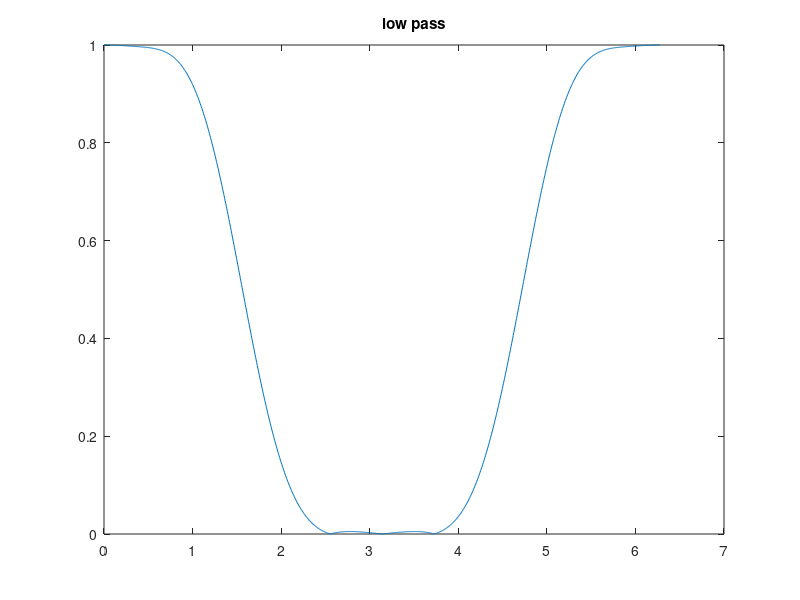
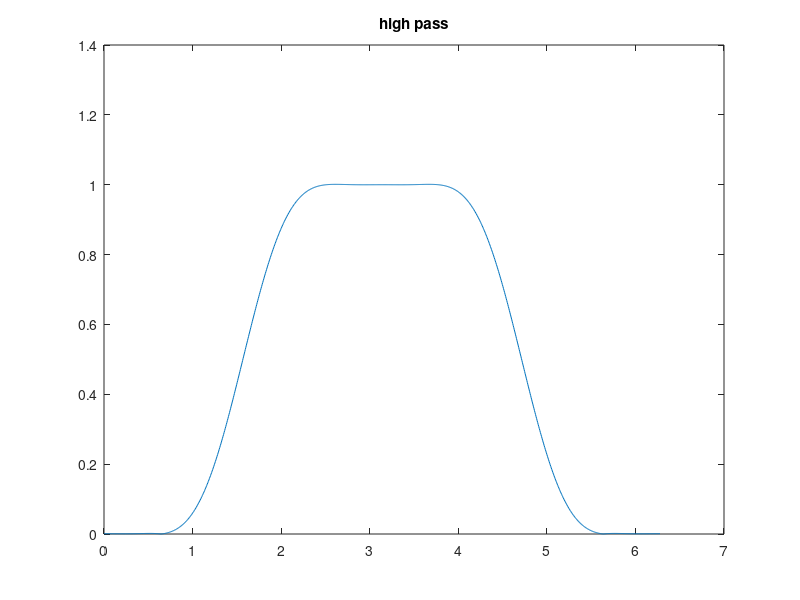

These charts were generated, in order, by the following MATLAB code:
clear all;close all;clc;

Nf=12;
b=fir1(Nf-1,0.5);
a=[1,zeros(1,Nf-1)];

N=1024;

teta=(0:1/N:1-1/N)*2*pi;

delta=[1,zeros(1,N-1)];
h=filter(b,a,delta);
H=fft(h);
plot(teta,abs(H));
title('low pass');

Nf=13;
b2=fir1(Nf-1,0.5,'high');
a2=[1,zeros(1,Nf-1)];


h2=filter(b2,a2,delta);
H2=fft(h2);
figure
plot(teta,abs(H2));
title('high pass');
